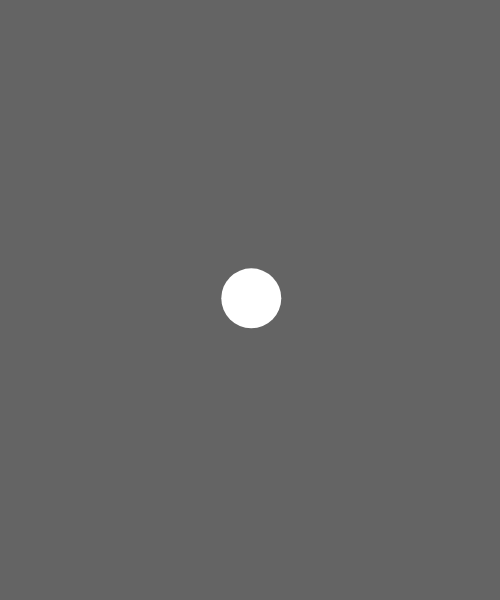
Frame 1 (no input)
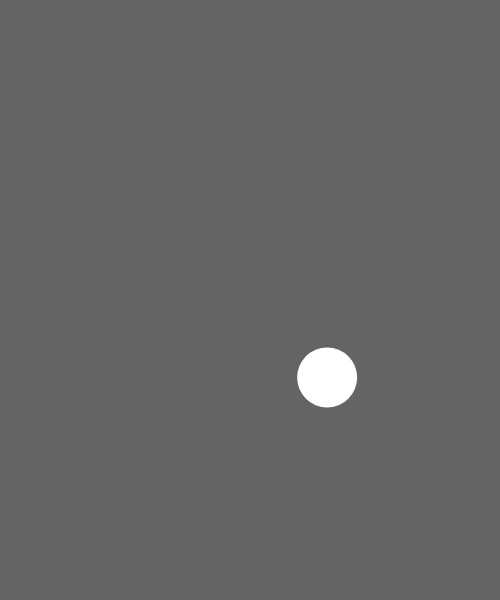
Frame 60 (no input)
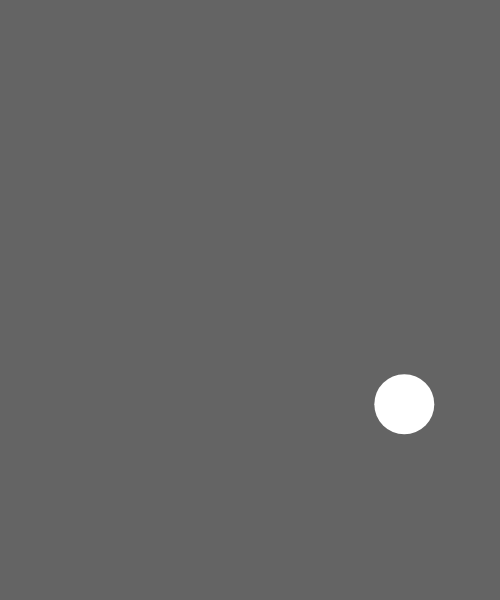
Frame 120 (the mouse pressed at the canvas centre since frame 60)

The p5.js sketch that drew these frames (run headless with seeded random() and noise() and a simulated clock; from frame 60 on, the mouse is pressed at the canvas centre):

// p5.js sketch
// ── sketch.js
//insights from previous class
//constrain
//friction

//the object
var myBall;

function setup() {
  createCanvas(500, 600);

  myBall = new Ball();

}

function draw() {
  background(100);

  myBall.updatePosition();
  myBall.checkEdges();
  myBall.display();
}

function Ball() {
  this.position = createVector(width/2,height/2);
  this.speed = createVector(random(-3,3),random(-3,3));
  this.r = 30;
  this.acceleration = createVector(0,0.1); 
  this.ballFill = color(255, 255, 255);

  this.topSpeed = 10;//set the max value of speed
  
  this.updatePosition = function(){
    this.speed.add(this.acceleration);
    this.speed.limit(this.topSpeed);
    this.position.add(this.speed);
  };
  this.checkEdges = function() {
    if (this.position.x < 30 ) {
      this.position.x = 30; //in the window keep x
      this.speed.x = -this.speed.x;
    }else if (this.position.x > width - 30){
      this.position.x = width - 30;
      this.speed.x = -this.speed.x;
    }
    if (this.position.y < 30 ) {
      this.position.y = 30;
      this.speed.y = -this.speed.y;
    }else if(this.position.y > height-30){
      this.position.y = height - 30;
      this.speed.y = -this.speed.y;
    }
  };
  this.display = function() {
    noStroke();
    fill(this.ballFill);
    ellipseMode(RADIUS);
    ellipse(this.position.x, this.position.y, this.r, this.r);
  };

}
